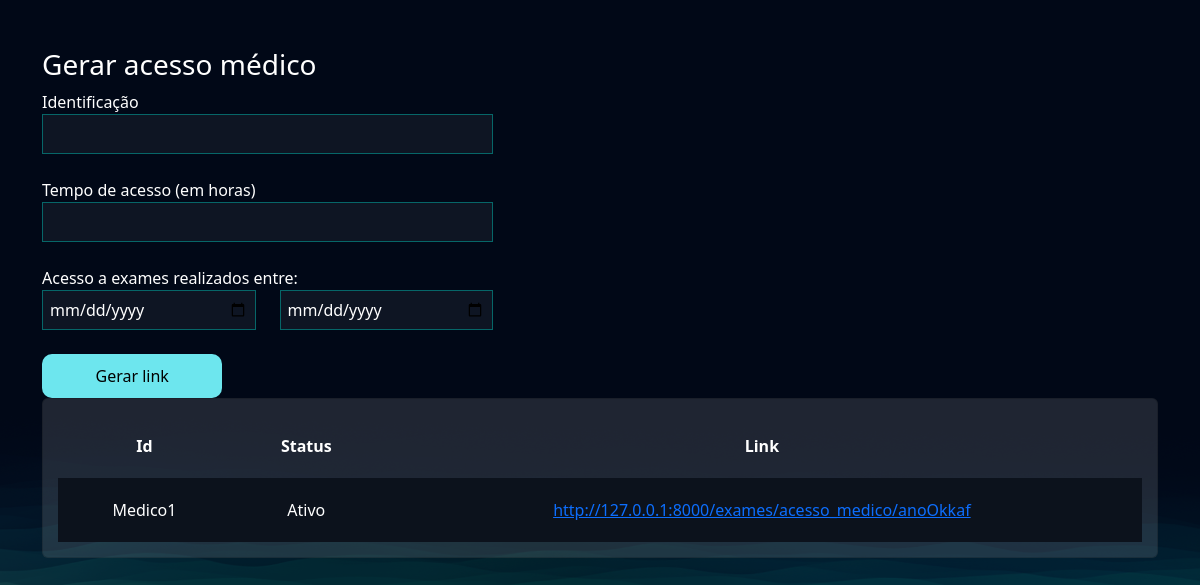
The page /exames/gerar_acesso_medico/ (signed in) on the database its author committed.
### exames/models.py (models this page shows, shortened)
class AcessoMedico(models.Model):
    usuario = models.ForeignKey(User, on_delete=models.DO_NOTHING)
    identificacao = models.CharField(max_length=50)
    tempo_de_acesso = models.IntegerField()  # Em horas
    criado_em = models.DateTimeField()
    data_exames_iniciais = models.DateField()
    data_exames_finais = models.DateField()
    token = models.CharField(max_length=20)
    @property
    def status(self):
        return 'Expirado' if timezone.now() > (self.criado_em + timedelta(hours=self.tempo_de_acesso)) else 'Ativo'
    @property
    def url(self):
        return f"http://127.0.0.1:8000/exames/acesso_medico/{self.token}"

### exames/views.py (the view, shortened to what this page needs)
# urls.py: path('gerar_acesso_medico/', views.gerar_acesso_medico,
@login_required
def gerar_acesso_medico(request):
    if request.method == "GET":
        acessos_medicos = AcessoMedico.objects.filter(usuario=request. user)
        return render(request, 'gerar_acesso_medico.html', {'acessos_medicos': acessos_medicos})

### exames/templates/gerar_acesso_medico.html (shortened to what this page needs)
{% extends "bases/base.html" %}
{% load static %}
{% block 'head' %}
    <link href="{% static 'exames/css/css.css' %}" rel="stylesheet">
    <link href="{% static 'exames/css/gerenciar_pedidos.css' %}" rel="stylesheet">
{% endblock 'head' %}
{% block 'conteudo' %}
    <br>
    <br>
    <div class="container">
        <div class="row">
            <div class="col-md-5">
                <h3>Gerar acesso médico</h3>
                <form action="{% url "gerar_acesso_medico" %}" method="POST">{% csrf_token %}
                    <label for="">Identificação</label>
                    <br>
                    <input style="width: 100%" type="text" name="identificacao" id="" class="input-default">
                    <br>
                    <br>
                    <label for="">Tempo de acesso (em horas)</label>
                    <br>
                    <input style="width: 100%" type="number" name="tempo_de_acesso" id="" class="input-default">
                    <br>
                    <br>
                    <div class="row">
                        <label for="">Acesso a exames realizados entre:</label>
                        <div class="col-md">
                            <input style="width: 100%" type="date" name="data_exame_inicial" id="" class="input-default">
                        </div>
                        <div class="col-md">
                            <input style="width: 100%" type="date" name="data_exame_final" id="" class="input-default">
                            <br>
                            <br>
                        </div>
                    </div>
                    <input style="width: 40%" type="submit" class="btn-default" value="Gerar link">
                </form>
            </div>
            <div class="col-md">
                <div class="card">
                    <table style="text-align: center">
                        <tr>
                          <th>Id</th>
                          <th>Status</th>
                          <th>Link</th>
                        </tr>
                    {% for acesso in acessos_medicos  %}
                        <tr class="linha-tabela">
                            <td>{{acesso.identificacao}}</td>
                            <td>{{acesso.status}}</td>
                            <td><a href="{{acesso.url}}">{{acesso.url}}</a></td>
                        </tr>
                    {% endfor %}
                    </table>
                </div>
            </div>
        </div>
    </div>
{% endblock 'conteudo' %}

### templates/static/geral/css/base.css (style rules this page uses)
:root { --main-color: #151c34; --dark-color: #0c121c; --light-color: #6de6ee; --contrast-color: #f4c96b; --differential-color: #066668; }
* { color: white; }
.input-default { background-color: rgba(255, 255, 255, 0.05); border: 1px solid var(--differential-color); padding: 7px; width: 50%; }
.btn-default { background-color: var(--light-color); color: black; width: 15%; padding: 10px; border: none; border-radius: 10px; }

### templates/static/exames/css/css.css (style rules this page uses)
body { background-image: url("/static/geral/img/bg2.png"); background-size: cover; }
.card { background-color: rgba(217, 217, 217, 0.14); color: white; padding: 15px; }

### templates/static/exames/css/gerenciar_pedidos.css (style rules this page uses)
.linha-tabela { background-color: var(--dark-color); height: 20px; }
td, th { padding: 20px; }

### rows shown on the page
AcessoMedico: identificacao "Medico1", status "Ativo", url "http://127.0.0.1:8000/exames/acesso_medico/anoOkkaf"
